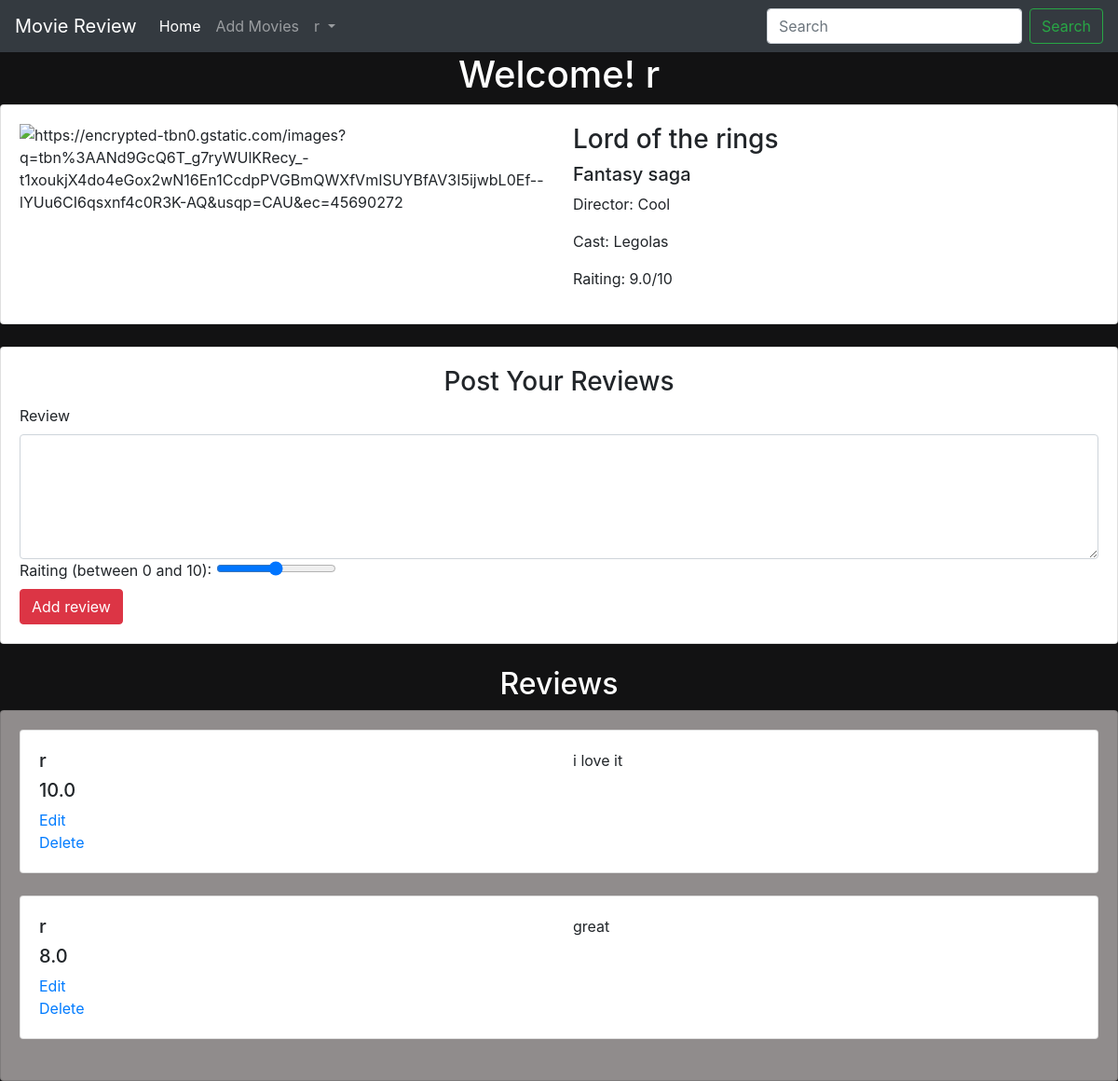
Screenshot of /ditail/1/ (signed in) with the database file from the repository.
### main/models.py (models this page shows, shortened)
class Movie(models.Model):
    name = models.CharField(max_length = 300)
    director = models.CharField(max_length = 300)
    cast = models.CharField(max_length = 800)
    description = models.TextField(max_length = 5000)
    relised_date = models.DateField()
    averidgerating = models.FloatField(default=0)
    image = models.URLField(default=None,null=True)

class Review(models.Model):
    user = models.ForeignKey(User, on_delete = models.CASCADE)
    movie = models.ForeignKey(Movie, on_delete = models.CASCADE)
    comment = models.TextField(max_length= 1000)
    raiting = models.FloatField(default=0)

### main/views.py (the view)
# urls.py: path("ditail/<int:id>/",views.ditail, name="ditail"),
def ditail(request,id):
    movie = Movie.objects.get(id=id)# Select everything(*) from the database with this id=id
    review = Review.objects.filter(movie=id).order_by("-comment")
    score = review.aggregate(Avg("raiting"))['raiting__avg']
    if score == None:
        score = 0
    context = { 'movie': movie,'reviews':review, 'averidge':score }
    return render(request, 'main/ditail.html',context)

### main/templates/main/ditail.html (shortened to what this page needs)
{% extends 'main/base.html' %}
{% block content %}
<div class="conteiner">
	<div class="card">
		<div class="card-body">
			<div class="row">
				<div class="col md-4">
				<img class="img fluid" src="{{movie.image}}" alt="{{movie.image}}">
				</div>
				<div class="col md-8">
				<h3 >{{ movie.name }}</h3>
				<h5 >{{ movie.description }}</h5>
				<p>Director: {{ movie.director }}</p>
				<p>Cast: {{ movie.cast }}</p>
				<p>Raiting: {{ averidge }}/10</p>
				</div>
			</div>
		</div>
	</div>
	<br>
	<div class="card">
		<div class="card-body">
		<h3 class="text-center">Post Your Reviews</h3>
		<form action="{% url 'main:add_review' movie.id %}" method="POST">
		<label for="comment">Review</label>
		<textarea name="comment" cols="8" rows="5" id="command" class="form-control"  ></textarea>
		<label for="raiting">Raiting (between 0 and 10):</label>
		<input type="range" id="raiting" step="0.5" name="raiting" min="0" max="10.0">
		<br>
		<input type="submit" class="btn btn-danger" value="Add review">
		</form>
		</div>
	</div>
	<br>
	<h2 class="text-center" style="color:white;">Reviews</h2>
	<div class="card" style="background-color:#908c8c">
		<div class="card-body">
		{% for review in reviews %}
			<div class="card" >
				<div class="card-body">
				<div class="row">
					<div class="col md-3">
						<h5 class="text-left">{{ review.user.username }}<h5>
						<h5>{{ review.raiting }}</h5>
						{% if request.user == review.user %}
						<a href="{% url 'main:edit_review' movie.id review.id %}" >Edit</a>
						<br>
						<a href="{% url 'main:delete_review' movie.id review.id %}" onclick="return confirm('Are you sure you want to delete this review?');" " >Delete</a>
						{% endif %}
					</div>
					<div class="col md-9">
						<p>{{ review.comment }}</p>
					</div>
				</div>
				</div>
			</div>
				<br>
		{% endfor %}
		</div>
	</div>
</div>
{% endblock %}

### main/templates/main/base.html (shortened to what this page needs)
<!doctype html>
<html lang="en">
  <head>
    <link rel="stylesheet" href="https://maxcdn.bootstrapcdn.com/bootstrap/4.0.0/css/bootstrap.min.css">
	{% load static %}
	<link rel="stylesheet" href="{% static 'css/main.css' %}"></link>
  </head>
  <body>
  <nav class="navbar navbar-expand-lg navbar-dark bg-dark">
  <a class="navbar-brand" href="{% url 'main:home' %}">Movie Review</a>
  <div class="collapse navbar-collapse" id="navbarSupportedContent">
    <ul class="navbar-nav mr-auto">
      <li class="nav-item active">
        <a class="nav-link" href="{% url 'main:home' %}">Home <span class="sr-only">(current)</span></a>
      </li>
      <li class="nav-item">
        <a class="nav-link" href="{% url 'main:add_movie' %}">Add Movies</a>
      </li>
	  {% if user.is_authenticated %}
      <li class="nav-item dropdown">
        <a class="nav-link dropdown-toggle" href="#" id="navbarDropdown" role="button" data-toggle="dropdown" aria-haspopup="true" aria-expanded="false">
          {{ user.username }}
        </a>
      </li>
	  {% endif %}
    </ul>
    <form class="form-inline my-2 my-lg-0">
      <input class="form-control mr-sm-2" type="search" placeholder="Search" aria-label="Search">
      <button class="btn btn-outline-success my-2 my-sm-0" type="submit">Search</button>
    </form>
  </div>
</nav>
	{% if user.is_authenticated %}
    <h1><center style="color:white;">Welcome!   {{ user.username }}</center></h1>
	{% endif %}
	{% block content %}
	{% endblock %}
  </body>
</html>

### main/static/css/main.css (style rules this page uses)
body { background-color:#121213; }

### rows the page displays
Movie: name "Lord of the rings", description "Fantasy saga", director "Cool", cast "Legolas"
Review: user.username "r", raiting "10.0", shows "Edit", comment "i love it"
Review: user.username "r", raiting "8.0", shows "Edit", comment "great"

### other values shown
{{ user.username }} "r"
{{ averidge }} "9.0"
